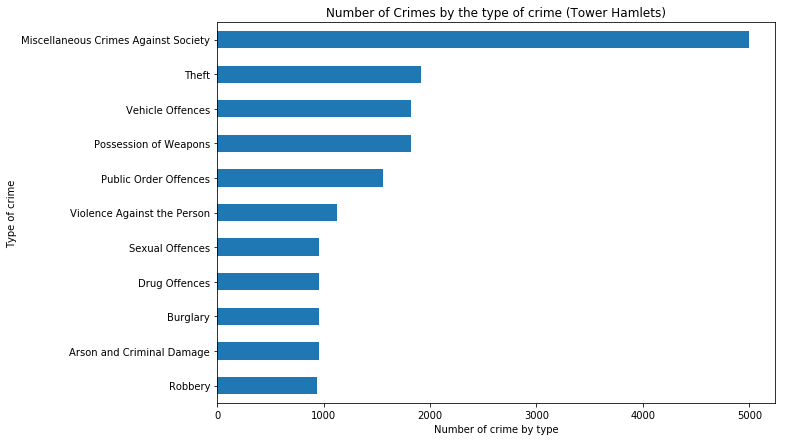

Generate this figure with Python:
# -*- coding: utf-8 -*-
"""dat 4 toynbee crime final.ipynb

Automatically generated by Colaboratory.

Original file is located at
    https://colab.research.google.com/drive/1HJY4SUA0fI_Xo0-TZHz-STyJiOUmLxLQ
"""

import matplotlib.pyplot as plt #to define plot parameters
import seaborn as sns #to graphical plots
import numpy as np #to math
import pandas as pd
import datetime as dt
import matplotlib.ticker as ticker

crime_df = pd.read_csv('https://raw.githubusercontent.com/research-at-toynbee-hall/datathons/master/datasets/datathon-2019-04-24/crime_in_london/cleaned/long_london_crime_2017-2019.csv')

crime_df['yearmonthday'] = crime_df['year_month'].apply(lambda x: dt.datetime.strptime(x, '%Y-%m-%d'))
crime_df['year'] = crime_df['yearmonthday'].dt.year

#changing the format to datetime so we can plot the chart
crime_df1 = crime_df.copy()
crime_df1.index = pd.to_datetime(crime_df1['yearmonthday'], format = '%Y-%m-%d')

#Grouping the crimes by the date
crimes_groupby = crime_df1.groupby([pd.TimeGrouper('2M'), 'MajorText'])
crime_data = crimes_groupby['MajorText'].count().rename('Count')

#Creating a dataframe (for use in plotting) 
crimes_groupby = crime_df1.groupby([pd.TimeGrouper('2M'), 'MajorText'])
crime_data = crimes_groupby['MajorText'].count().rename('Count')
crime_data = crime_data.unstack()

#Data with only Tower Hamlets
crime_df_TH = crime_df1
crime_df_TH = crime_df_TH[crime_df_TH['LookUp_BoroughName'] == 'Tower Hamlets']

plt.figure(figsize=(10, 7))
crime_df_TH.groupby([crime_df_TH['MajorText']]).size().sort_values(ascending=True).plot(kind='barh')
plt.title('Number of Crimes by the type of crime (Tower Hamlets)')
plt.ylabel('Type of crime')
plt.xlabel('Number of crime by type')
plt.show()
